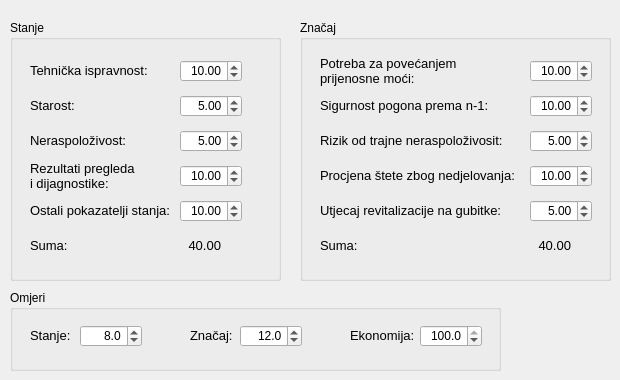
   <widget class="QWidget" name="tabLine">
    <attribute name="title">
     <string>Dalekovodi i kabeli</string>
    </attribute>
    <widget class="QGroupBox" name="gbLineCondition">
     <property name="geometry">
      <rect>
       <x>10</x>
       <y>20</y>
       <width>271</width>
       <height>261</height>
      </rect>
     </property>
     <property name="title">
      <string>Stanje</string>
     </property>
     <widget class="QLabel" name="label">
      <property name="geometry">
       <rect>
        <x>20</x>
        <y>42</y>
        <width>131</width>
        <height>16</height>
       </rect>
      </property>
      <property name="font">
       <font>
        <pointsize>10</pointsize>
       </font>
      </property>
      <property name="text">
       <string>Tehnička ispravnost:</string>
      </property>
     </widget>
     <widget class="QDoubleSpinBox" name="sbLineCondition1">
      <property name="enabled">
       <bool>true</bool>
      </property>
      <property name="geometry">
       <rect>
        <x>170</x>
        <y>40</y>
        <width>62</width>
        <height>22</height>
       </rect>
      </property>
      <property name="alignment">
       <set>Qt::AlignRight|Qt::AlignTrailing|Qt::AlignVCenter</set>
      </property>
      <property name="decimals">
       <number>2</number>
      </property>
      <property name="maximum">
       <double>100.000000000000000</double>
      </property>
      <property name="value">
       <double>10.000000000000000</double>
      </property>
     </widget>
     <widget class="QDoubleSpinBox" name="sbLineCondition2">
      <property name="geometry">
       <rect>
        <x>170</x>
        <y>75</y>
        <width>62</width>
        <height>22</height>
       </rect>
      </property>
      <property name="alignment">
       <set>Qt::AlignRight|Qt::AlignTrailing|Qt::AlignVCenter</set>
      </property>
      <property name="decimals">
       <number>2</number>
      </property>
      <property name="maximum">
       <double>100.000000000000000</double>
      </property>
      <property name="value">
       <double>5.000000000000000</double>
      </property>
     </widget>
     <widget class="QLabel" name="label_2">
      <property name="geometry">
       <rect>
        <x>20</x>
        <y>77</y>
        <width>131</width>
        <height>16</height>
       </rect>
      </property>
      <property name="font">
       <font>
        <pointsize>10</pointsize>
       </font>
      </property>
      <property name="text">
       <string>Starost:</string>
      </property>
     </widget>
     <widget class="QDoubleSpinBox" name="sbLineCondition3">
      <property name="geometry">
       <rect>
        <x>170</x>
        <y>110</y>
        <width>62</width>
        <height>22</height>
       </rect>
      </property>
      <property name="alignment">
       <set>Qt::AlignRight|Qt::AlignTrailing|Qt::AlignVCenter</set>
      </property>
      <property name="decimals">
       <number>2</number>
      </property>
      <property name="maximum">
       <double>100.000000000000000</double>
      </property>
      <property name="value">
       <double>5.000000000000000</double>
      </property>
     </widget>
     <widget class="QLabel" name="label_3">
      <property name="geometry">
       <rect>
        <x>20</x>
        <y>112</y>
        <width>131</width>
        <height>16</height>
       </rect>
      </property>
      <property name="font">
       <font>
        <pointsize>10</pointsize>
       </font>
      </property>
      <property name="text">
       <string>Neraspoloživost:</string>
      </property>
     </widget>
     <widget class="QDoubleSpinBox" name="sbLineCondition4">
      <property name="geometry">
       <rect>
        <x>170</x>
        <y>145</y>
        <width>62</width>
        <height>22</height>
       </rect>
      </property>
      <property name="alignment">
       <set>Qt::AlignRight|Qt::AlignTrailing|Qt::AlignVCenter</set>
      </property>
      <property name="decimals">
       <number>2</number>
      </property>
      <property name="maximum">
       <double>100.000000000000000</double>
      </property>
      <property name="value">
       <double>10.000000000000000</double>
      </property>
     </widget>
     <widget class="QLabel" name="label_4">
      <property name="geometry">
       <rect>
        <x>20</x>
        <y>140</y>
        <width>131</width>
        <height>32</height>
       </rect>
      </property>
      <property name="font">
       <font>
        <pointsize>10</pointsize>
       </font>
      </property>
      <property name="text">
       <string>Rezultati pregleda
i dijagnostike:</string>
      </property>
     </widget>
     <widget class="QDoubleSpinBox" name="sbLineCondition5">
      <property name="geometry">
       <rect>
        <x>170</x>
        <y>180</y>
        <width>62</width>
        <height>22</height>
       </rect>
      </property>
      <property name="alignment">
       <set>Qt::AlignRight|Qt::AlignTrailing|Qt::AlignVCenter</set>
      </property>
      <property name="decimals">
       <number>2</number>
      </property>
      <property name="maximum">
       <double>100.000000000000000</double>
      </property>
      <property name="value">
       <double>10.000000000000000</double>
      </property>
     </widget>
     <widget class="QLabel" name="label_5">
      <property name="geometry">
       <rect>
        <x>20</x>
        <y>182</y>
        <width>151</width>
        <height>16</height>
       </rect>
      </property>
      <property name="font">
       <font>
        <pointsize>10</pointsize>
       </font>
      </property>
      <property name="text">
       <string>Ostali pokazatelji stanja:</string>
      </property>
     </widget>
     <widget class="QLabel" name="label_14">
      <property name="geometry">
       <rect>
        <x>20</x>
        <y>217</y>
        <width>131</width>
        <height>16</height>
       </rect>
      </property>
      <property name="font">
       <font>
        <pointsize>10</pointsize>
       </font>
      </property>
      <property name="text">
       <string>Suma:</string>
      </property>
     </widget>
     <widget class="QLabel" name="lblLineConditionSum">
      <property name="geometry">
       <rect>
        <x>170</x>
        <y>217</y>
        <width>41</width>
        <height>16</height>
       </rect>
      </property>
      <property name="font">
       <font>
        <pointsize>10</pointsize>
       </font>
      </property>
      <property name="text">
       <string>40.00</string>
      </property>
      <property name="alignment">
       <set>Qt::AlignRight|Qt::AlignTrailing|Qt::AlignVCenter</set>
      </property>
     </widget>
    </widget>
    <widget class="QGroupBox" name="gbLineSignificance">
     <property name="geometry">
      <rect>
       <x>300</x>
       <y>20</y>
       <width>311</width>
       <height>261</height>
      </rect>
     </property>
     <property name="title">
      <string>Značaj</string>
     </property>
     <widget class="QLabel" name="label_6">
      <property name="geometry">
       <rect>
        <x>20</x>
        <y>35</y>
        <width>151</width>
        <height>32</height>
       </rect>
      </property>
      <property name="font">
       <font>
        <pointsize>10</pointsize>
       </font>
      </property>
      <property name="text">
       <string>Potreba za povećanjem
prijenosne moći:</string>
      </property>
     </widget>
     <widget class="QDoubleSpinBox" name="sbLineSignificance1">
      <property name="geometry">
       <rect>
        <x>230</x>
        <y>40</y>
        <width>62</width>
        <height>22</height>
       </rect>
      </property>
      <property name="alignment">
       <set>Qt::AlignRight|Qt::AlignTrailing|Qt::AlignVCenter</set>
      </property>
      <property name="decimals">
       <number>2</number>
      </property>
      <property name="maximum">
       <double>100.000000000000000</double>
      </property>
      <property name="value">
       <double>10.000000000000000</double>
      </property>
     </widget>
     <widget class="QDoubleSpinBox" name="sbLineSignificance2">
      <property name="geometry">
       <rect>
        <x>230</x>
        <y>75</y>
        <width>62</width>
        <height>22</height>
       </rect>
      </property>
      <property name="alignment">
       <set>Qt::AlignRight|Qt::AlignTrailing|Qt::AlignVCenter</set>
      </property>
      <property name="decimals">
       <number>2</number>
      </property>
      <property name="maximum">
       <double>100.000000000000000</double>
      </property>
      <property name="value">
       <double>10.000000000000000</double>
      </property>
     </widget>
     <widget class="QLabel" name="label_7">
      <property name="geometry">
       <rect>
        <x>20</x>
        <y>77</y>
        <width>181</width>
        <height>16</height>
       </rect>
      </property>
      <property name="font">
       <font>
        <pointsize>10</pointsize>
       </font>
      </property>
      <property name="text">
       <string>Sigurnost pogona prema n-1:</string>
      </property>
     </widget>
     <widget class="QDoubleSpinBox" name="sbLineSignificance3">
      <property name="geometry">
       <rect>
        <x>230</x>
        <y>110</y>
        <width>62</width>
        <height>22</height>
       </rect>
      </property>
      <property name="alignment">
       <set>Qt::AlignRight|Qt::AlignTrailing|Qt::AlignVCenter</set>
      </property>
      <property name="decimals">
       <number>2</number>
      </property>
      <property name="maximum">
       <double>100.000000000000000</double>
      </property>
      <property name="value">
       <double>5.000000000000000</double>
      </property>
     </widget>
     <widget class="QLabel" name="label_8">
      <property name="geometry">
       <rect>
        <x>20</x>
        <y>112</y>
        <width>191</width>
        <height>16</height>
       </rect>
      </property>
      <property name="font">
       <font>
        <pointsize>10</pointsize>
       </font>
      </property>
      <property name="text">
       <string>Rizik od trajne neraspoloživosit:</string>
      </property>
     </widget>
     <widget class="QDoubleSpinBox" name="sbLineSignificance4">
      <property name="geometry">
       <rect>
        <x>230</x>
        <y>145</y>
        <width>62</width>
        <height>22</height>
       </rect>
      </property>
      <property name="alignment">
       <set>Qt::AlignRight|Qt::AlignTrailing|Qt::AlignVCenter</set>
      </property>
      <property name="decimals">
       <number>2</number>
      </property>
      <property name="maximum">
       <double>100.000000000000000</double>
      </property>
      <property name="value">
       <double>10.000000000000000</double>
      </property>
     </widget>
     <widget class="QLabel" name="label_9">
      <property name="geometry">
       <rect>
        <x>20</x>
        <y>147</y>
        <width>201</width>
        <height>16</height>
       </rect>
      </property>
      <property name="font">
       <font>
        <pointsize>10</pointsize>
       </font>
      </property>
      <property name="text">
       <string>Procjena štete zbog nedjelovanja:</string>
      </property>
     </widget>
     <widget class="QDoubleSpinBox" name="sbLineSignificance5">
      <property name="geometry">
       <rect>
        <x>230</x>
        <y>180</y>
        <width>62</width>
        <height>22</height>
       </rect>
      </property>
      <property name="alignment">
       <set>Qt::AlignRight|Qt::AlignTrailing|Qt::AlignVCenter</set>
      </property>
      <property name="decimals">
       <number>2</number>
      </property>
      <property name="maximum">
       <double>100.000000000000000</double>
      </property>
      <property name="value">
       <double>5.000000000000000</double>
      </property>
     </widget>
     <widget class="QLabel" name="label_10">
      <property name="geometry">
       <rect>
        <x>20</x>
        <y>182</y>
        <width>201</width>
        <height>16</height>
       </rect>
      </property>
      <property name="font">
       <font>
        <pointsize>10</pointsize>
       </font>
      </property>
      <property name="text">
       <string>Utjecaj revitalizacije na gubitke:</string>
      </property>
     </widget>
     <widget class="QLabel" name="label_15">
      <property name="geometry">
       <rect>
        <x>20</x>
        <y>217</y>
        <width>131</width>
        <height>16</height>
       </rect>
      </property>
      <property name="font">
       <font>
        <pointsize>10</pointsize>
       </font>
      </property>
      <property name="text">
       <string>Suma:</string>
      </property>
     </widget>
     <widget class="QLabel" name="lblLineSignificanceSum">
      <property name="geometry">
       <rect>
        <x>230</x>
        <y>217</y>
        <width>41</width>
        <height>16</height>
       </rect>
      </property>
      <property name="font">
       <font>
        <pointsize>10</pointsize>
       </font>
      </property>
      <property name="text">
       <string>40.00</string>
      </property>
      <property name="alignment">
       <set>Qt::AlignRight|Qt::AlignTrailing|Qt::AlignVCenter</set>
      </property>
     </widget>
    </widget>
    <widget class="QGroupBox" name="gbLineEconomy">
     <property name="geometry">
      <rect>
       <x>10</x>
       <y>290</y>
       <width>491</width>
       <height>81</height>
      </rect>
     </property>
     <property name="title">
      <string>Omjeri</string>
     </property>
     <widget class="QLabel" name="label_12">
      <property name="geometry">
       <rect>
        <x>180</x>
        <y>37</y>
        <width>51</width>
        <height>16</height>
       </rect>
      </property>
      <property name="font">
       <font>
        <pointsize>10</pointsize>
       </font>
      </property>
      <property name="text">
       <string>Značaj:</string>
      </property>
     </widget>
     <widget class="QDoubleSpinBox" name="sbLineAll1">
      <property name="geometry">
       <rect>
        <x>70</x>
        <y>35</y>
        <width>62</width>
        <height>22</height>
       </rect>
      </property>
      <property name="alignment">
       <set>Qt::AlignRight|Qt::AlignTrailing|Qt::AlignVCenter</set>
      </property>
      <property name="decimals">
       <number>1</number>
      </property>
      <property name="maximum">
       <double>100.000000000000000</double>
      </property>
      <property name="value">
       <double>8.000000000000000</double>
      </property>
     </widget>
     <widget class="QDoubleSpinBox" name="sbLineAll3">
      <property name="geometry">
       <rect>
        <x>410</x>
        <y>35</y>
        <width>62</width>
        <height>22</height>
       </rect>
      </property>
      <property name="alignment">
       <set>Qt::AlignRight|Qt::AlignTrailing|Qt::AlignVCenter</set>
      </property>
      <property name="decimals">
       <number>1</number>
      </property>
      <property name="maximum">
       <double>100.000000000000000</double>
      </property>
      <property name="value">
       <double>100.000000000000000</double>
      </property>
     </widget>
     <widget class="QDoubleSpinBox" name="sbLineAll2">
      <property name="geometry">
       <rect>
        <x>230</x>
        <y>35</y>
        <width>62</width>
        <height>22</height>
       </rect>
      </property>
      <property name="alignment">
       <set>Qt::AlignRight|Qt::AlignTrailing|Qt::AlignVCenter</set>
      </property>
      <property name="decimals">
       <number>1</number>
      </property>
      <property name="maximum">
       <double>100.000000000000000</double>
      </property>
      <property name="value">
       <double>12.000000000000000</double>
      </property>
     </widget>
     <widget class="QLabel" name="label_11">
      <property name="geometry">
       <rect>
        <x>20</x>
        <y>37</y>
        <width>51</width>
        <height>16</height>
       </rect>
      </property>
      <property name="font">
       <font>
        <pointsize>10</pointsize>
       </font>
      </property>
      <property name="text">
       <string>Stanje:</string>
      </property>
     </widget>
     <widget class="QLabel" name="label_13">
      <property name="geometry">
       <rect>
        <x>340</x>
        <y>37</y>
        <width>71</width>
        <height>16</height>
       </rect>
      </property>
      <property name="font">
       <font>
        <pointsize>10</pointsize>
       </font>
      </property>
      <property name="text">
       <string>Ekonomija:</string>
      </property>
     </widget>
    </widget>
   </widget>
